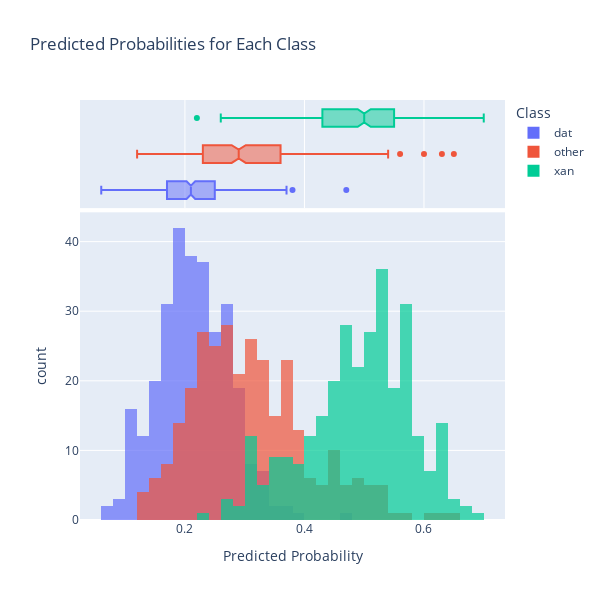

Notebook code cell kept with this figure:
### Code cell
plot_predicted_probabilities(y_pred_proba, classifier.classes_)

### Figure 1 — Plotly figure (JSON) as saved in the notebook; plotly's stock layout.template omitted (floating-point values rounded to 4 significant figures; data arrays with more than 128 entries replaced by an {"elided": "..."} marker saying what was removed)
{"data": [{"alignmentgroup": "True", "bingroup": "x", "hovertemplate": "Class=dat<br>Predicted Probability=%{x}<br>count=%{y}<extra></extra>", "legendgroup": "dat", "marker": {"color": "#636efa", "opacity": 0.7, "pattern": {"shape": ""}}, "name": "dat", "nbinsx": 50, "offsetgroup": "dat", "orientation": "v", "showlegend": true, "type": "histogram", "x": {"elided": "299 float values"}, "xaxis": "x", "yaxis": "y"}, {"alignmentgroup": "True", "hovertemplate": "Class=dat<br>Predicted Probability=%{x}<extra></extra>", "legendgroup": "dat", "marker": {"color": "#636efa"}, "name": "dat", "notched": true, "offsetgroup": "dat", "showlegend": false, "type": "box", "x": {"elided": "299 float values"}, "xaxis": "x2", "yaxis": "y2"}, {"alignmentgroup": "True", "bingroup": "x", "hovertemplate": "Class=other<br>Predicted Probability=%{x}<br>count=%{y}<extra></extra>", "legendgroup": "other", "marker": {"color": "#EF553B", "opacity": 0.7, "pattern": {"shape": ""}}, "name": "other", "nbinsx": 50, "offsetgroup": "other", "orientation": "v", "showlegend": true, "type": "histogram", "x": {"elided": "299 float values"}, "xaxis": "x", "yaxis": "y"}, {"alignmentgroup": "True", "hovertemplate": "Class=other<br>Predicted Probability=%{x}<extra></extra>", "legendgroup": "other", "marker": {"color": "#EF553B"}, "name": "other", "notched": true, "offsetgroup": "other", "showlegend": false, "type": "box", "x": {"elided": "299 float values"}, "xaxis": "x2", "yaxis": "y2"}, {"alignmentgroup": "True", "bingroup": "x", "hovertemplate": "Class=xan<br>Predicted Probability=%{x}<br>count=%{y}<extra></extra>", "legendgroup": "xan", "marker": {"color": "#00cc96", "opacity": 0.7, "pattern": {"shape": ""}}, "name": "xan", "nbinsx": 50, "offsetgroup": "xan", "orientation": "v", "showlegend": true, "type": "histogram", "x": {"elided": "299 float values"}, "xaxis": "x", "yaxis": "y"}, {"alignmentgroup": "True", "hovertemplate": "Class=xan<br>Predicted Probability=%{x}<extra></extra>", "legendgroup": "xan", "marker": {"color": "#00cc96"}, "name": "xan", "notched": true, "offsetgroup": "xan", "showlegend": false, "type": "box", "x": {"elided": "299 float values"}, "xaxis": "x2", "yaxis": "y2"}], "layout": {"barmode": "overlay", "height": 600, "legend": {"title": {"text": "Class"}, "tracegroupgap": 0}, "title": {"text": "Predicted Probabilities for Each Class"}, "width": 600, "xaxis": {"anchor": "y", "domain": [0, 1], "title": {"text": "Predicted Probability"}}, "xaxis2": {"anchor": "y2", "domain": [0, 1], "matches": "x", "showgrid": true, "showticklabels": false}, "yaxis": {"anchor": "x", "domain": [0, 0.7326], "title": {"text": "count"}}, "yaxis2": {"anchor": "x2", "domain": [0.7426, 1], "matches": "y2", "showgrid": false, "showline": false, "showticklabels": false, "ticks": ""}}}
